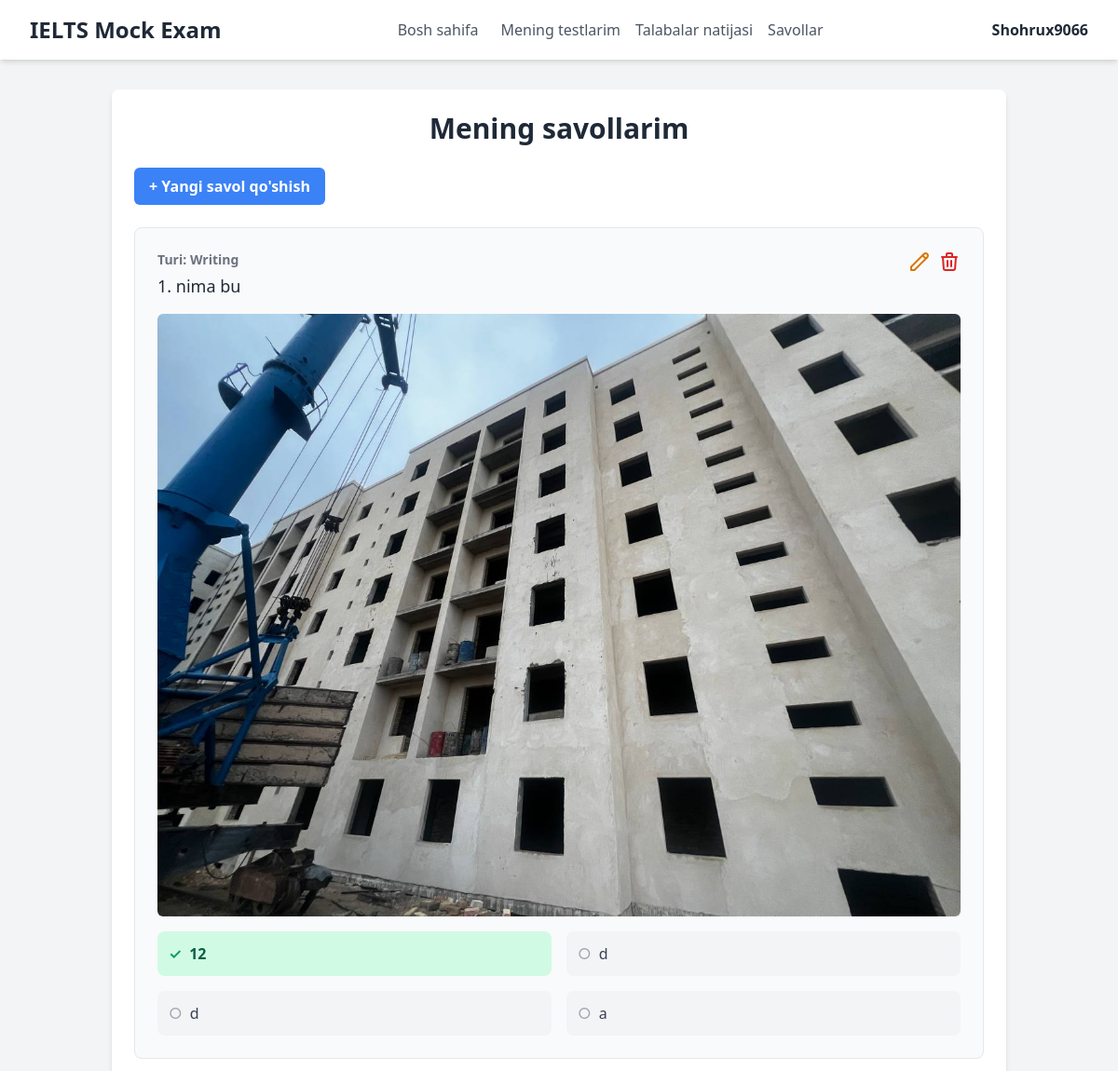
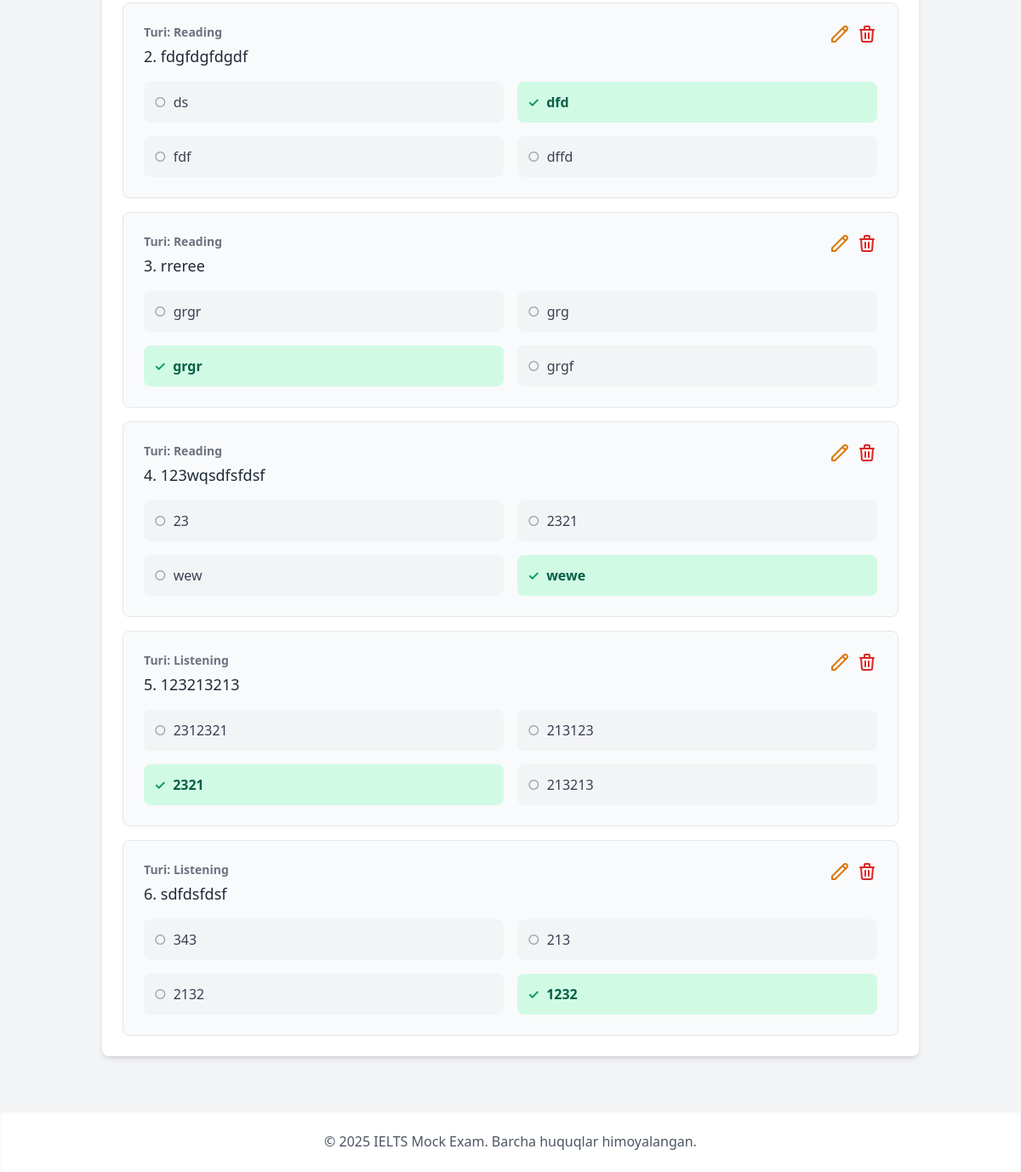
Screenshot of /teacher/my-questions/ (signed in) with the database file from the repository (2 pictures, top to bottom).
### Mock/models.py (models this page shows, shortened)
class CustomUser(AbstractUser):
    ROLE_CHOICES = [
        ('teacher', 'Ustoz'),
        ('student', 'Talaba'),
    ]
    role = models.CharField(max_length=20, choices=ROLE_CHOICES, default='student', verbose_name="Foydalanuvchi roli")
    is_approved = models.BooleanField(default=True, verbose_name="Tasdiqlangan")
    class Meta:
        verbose_name = "Foydalanuvchi"
        verbose_name_plural = "Foydalanuvchilar"

class Question(models.Model):
    author = models.ForeignKey(CustomUser, on_delete=models.CASCADE, related_name='questions', verbose_name="Savol muallifi")
    text = models.TextField(verbose_name="Savol matni")
    image = models.ImageField(upload_to='question_images/', blank=True, null=True, verbose_name="Savol rasmi")
    QUESTION_TYPES = (
        ('reading', 'Reading'),
        ('listening', 'Listening'),
        ('writing', 'Writing'),
        ('speaking', 'Speaking'),
    )
    question_type = models.CharField(max_length=20, choices=QUESTION_TYPES, default='reading', verbose_name="Savol turi")
    class Meta:
        verbose_name = "Savol"
        verbose_name_plural = "Savollar"

class AnswerOption(models.Model):
    question = models.ForeignKey(Question, on_delete=models.CASCADE, related_name='options')
    text = models.CharField(max_length=255, verbose_name="Variant matni")
    is_correct = models.BooleanField(default=False, verbose_name="To'g'ri javob")

### Mock/views.py (the view)
# urls.py: path('teacher/my-questions/', views.my_questions, name='my_questions'),
@login_required(login_url='signin')
@user_passes_test(is_teacher, login_url='index')
def my_questions(request):
    questions = Question.objects.filter(author=request.user).order_by('-id')
    context = {'questions': questions}
    return render(request, 'my_questions.html', context)

### Mock/views.py (called while the page is built)
def is_teacher(user):
    return user.is_authenticated and user.role == 'teacher'

### Mock/templates/my_questions.html (shortened to what this page needs)
{% extends 'base.html' %}
{% block content %}
<div class="bg-white p-6 rounded-lg shadow-md max-w-7xl mx-auto">
    <h2 class="text-3xl font-bold text-gray-800 mb-6 text-center">Mening savollarim</h2>
    <a href="{% url 'add_question' %}" class="inline-block bg-blue-500 hover:bg-blue-600 text-white font-bold py-2 px-4 rounded-md mb-6 transition duration-300">
        + Yangi savol qo'shish
    </a>
    {% if questions %}
    <div class="space-y-4">
        {% for question in questions %}
        <div class="bg-gray-50 rounded-lg p-6 border border-gray-200">
            <div class="flex justify-between items-start mb-4">
                <div>
                    <p class="text-sm font-semibold text-gray-500 mb-1">Turi: {{ question.get_question_type_display }}</p>
                    <p class="text-lg text-gray-800 font-medium">{{ forloop.counter }}. {{ question.text }}</p>
                </div>
                <div class="flex space-x-2">
                    <a href="{% url 'edit_question' question_id=question.id %}" class="text-yellow-600 hover:text-yellow-800 transition duration-300">
                        <svg xmlns="http://www.w3.org/2000/svg" class="h-6 w-6" fill="none" viewBox="0 0 24 24" stroke="currentColor">
                            <path stroke-linecap="round" stroke-linejoin="round" stroke-width="2" d="M15.232 5.232l3.536 3.536m-2.036-5.036a2.5 2.5 0 113.536 3.536L6.5 21.036H3v-3.572L16.732 3.732z" />
                        </svg>
                    </a>
                    <a href="{% url 'delete_question' question_id=question.id %}" class="text-red-600 hover:text-red-800 transition duration-300" onclick="return confirm('Bu savolni oʻchirishni xohlaysizmi?');">
                        <svg xmlns="http://www.w3.org/2000/svg" class="h-6 w-6" fill="none" viewBox="0 0 24 24" stroke="currentColor">
                            <path stroke-linecap="round" stroke-linejoin="round" stroke-width="2" d="M19 7l-.867 12.142A2 2 0 0116.138 21H7.862a2 2 0 01-1.995-1.858L5 7m5 4v6m4-6v6m1-10V4a1 1 0 00-1-1h-4a1 1 0 00-1 1v3M4 7h16" />
                        </svg>
                    </a>
                </div>
            </div>
            {% if question.image %}
            <div class="mb-4">
                <img src="{{ question.image.url }}" alt="Question Image" class="w-full h-auto rounded-md shadow-sm">
            </div>
            {% endif %}
            <div class="grid grid-cols-1 md:grid-cols-2 gap-4">
                {% for option in question.options.all %}
                <div class="flex items-center space-x-2 p-3 rounded-lg {% if option.is_correct %}bg-green-100 text-green-800 font-semibold{% else %}bg-gray-100 text-gray-700{% endif %}">
                    <span class="{% if option.is_correct %}text-green-600{% else %}text-gray-400{% endif %}">
                        {% if option.is_correct %}
                            ✓
                        {% else %}
                            ○
                        {% endif %}
                    </span>
                    <span>{{ option.text }}</span>
                </div>
                {% endfor %}
            </div>
        </div>
        {% endfor %}
    </div>
    {% else %}
    <p class="text-center text-gray-500 text-lg mt-10">Siz hali hech qanday savol yaratmagansiz.</p>
    {% endif %}
</div>
{% endblock %}

### Mock/templates/header.html (shortened to what this page needs)
<header class="bg-white shadow-md">
    <div class="max-w-7xl mx-auto px-4 sm:px-6 lg:px-8 py-4 flex justify-between items-center">
        <a href="{% url 'index' %}" class="text-2xl font-bold text-gray-800">IELTS Mock Exam</a>
        <nav id="navMenu" class="hidden md:flex md:items-center md:space-x-4">
            <a href="{% url 'index' %}" class="text-gray-600 hover:text-gray-900 mx-2">Bosh sahifa</a>
            {% if user.is_authenticated %}
                {% if user.role == 'student' %}
                    <a href="{% url 'tests' %}" class="text-gray-600 hover:text-gray-900 mx-2">Testlar</a>
                    <a href="{% url 'student_results' %}" class="text-gray-600 hover:text-gray-900 mx-2">Natijalar</a>
                {% elif user.role == 'teacher' %}
                    <a href="{% url 'my_tests' %}" class="text-gray-600 hover:text-gray-900 mx-2">Mening testlarim</a>
                    <a href="{% url 'teacher_results' %}" class="text-gray-600 hover:text-gray-900 mx-2">Talabalar natijasi</a>
                    <a href="{% url 'my_questions' %}" class="text-gray-600 hover:text-gray-900 mx-2">Savollar</a>
                {% endif %}
            {% endif %}
        </nav>
        <div class="relative">
            {% if user.is_authenticated %}
                <button id="dropdownButton" class="flex items-center space-x-2 focus:outline-none">
                    <span class="font-semibold text-gray-800">{{ user.username }}</span>
                </button>
            {% else %}
                <a href="{% url 'signin' %}" class="text-gray-600 hover:text-gray-900 mx-2">Kirish</a>
                <a href="{% url 'signup' %}" class="text-gray-600 hover:text-gray-900 mx-2">Ro'yxatdan o'tish</a>
            {% endif %}
        </div>
    </div>
</header>

### rows the page displays
CustomUser: username "Shohrux9066"
Question: question_type "Writing", text "nima bu", image (picture)
AnswerOption: text "12"
AnswerOption: text "d"
AnswerOption: text "d"
AnswerOption: text "a"
Question: question_type "Reading", text "fdgfdgfdgdf"
AnswerOption: text "ds"
AnswerOption: text "dfd"
AnswerOption: text "fdf"
AnswerOption: text "dffd"
Question: question_type "Reading", text "rreree"
AnswerOption: text "grgr"
AnswerOption: text "grg"
AnswerOption: text "grgr"
AnswerOption: text "grgf"
Question: question_type "Reading", text "123wqsdfsfdsf"
AnswerOption: text "23"
AnswerOption: text "2321"
AnswerOption: text "wew"
AnswerOption: text "wewe"
Question: question_type "Listening", text "123213213"
AnswerOption: text "2312321"
AnswerOption: text "213123"
AnswerOption: text "2321"
AnswerOption: text "213213"
Question: question_type "Listening", text "sdfdsfdsf"
AnswerOption: text "343"
AnswerOption: text "213"
AnswerOption: text "2132"
AnswerOption: text "1232"
